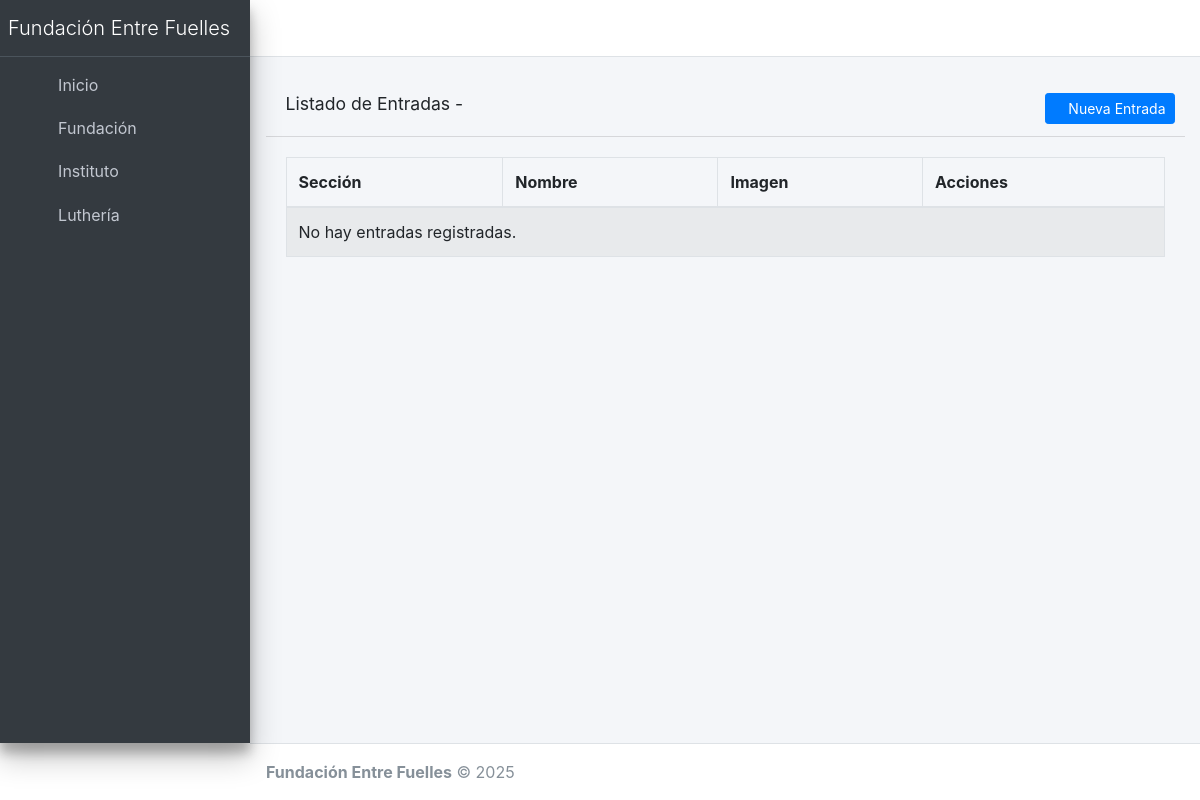
The app's page /admin-panel/items/ (signed in), older data.
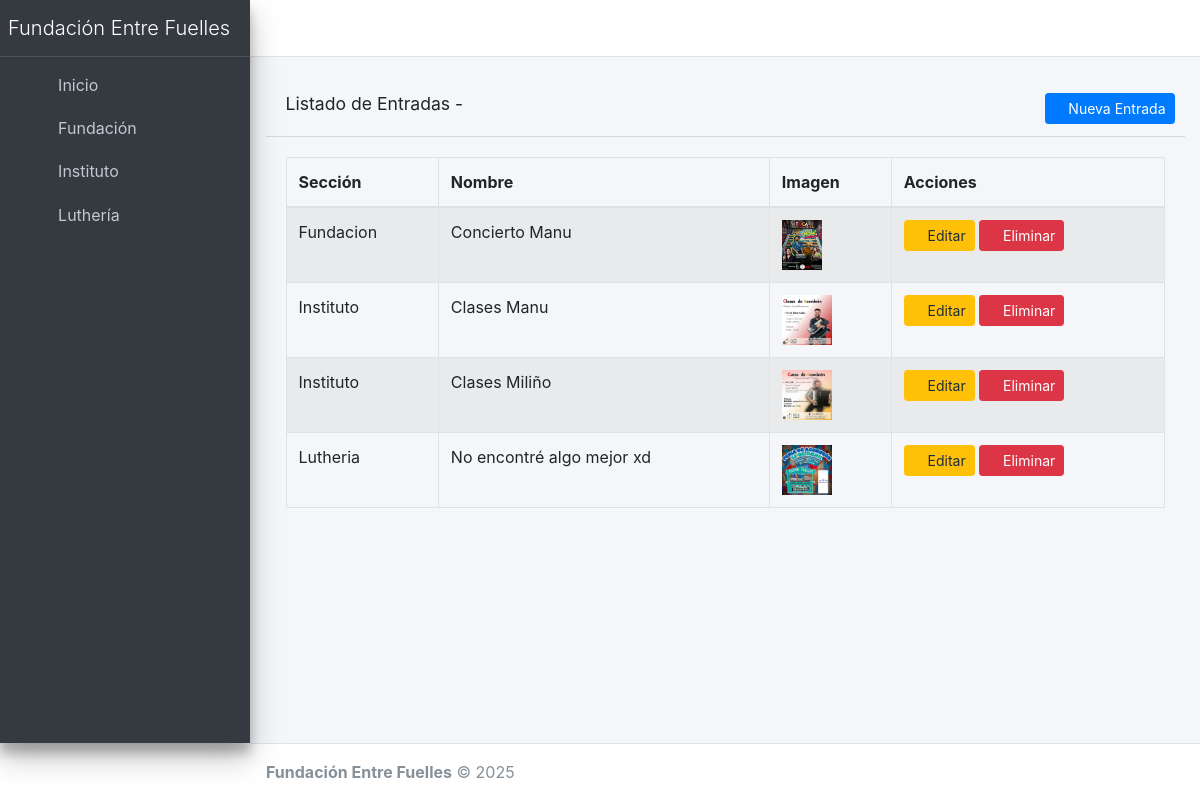
The same page, newer data.
### core/models.py (models this page shows, shortened)
class ItemCuadricula(models.Model):
    SECCIONES = [
        ('fundacion', 'Fundación'),
        ('instituto', 'Instituto'),
        ('lutheria', 'Luthería'),
    ]
    nombre = models.CharField(max_length=100)
    imagen = models.ImageField(upload_to=image_upload_path)
    resumen = models.CharField(max_length=150)  # Texto corto para la cuadrícula
    descripcion = models.TextField()  # Usar un TextField normal
    seccion = models.CharField(max_length=10, choices=SECCIONES)

### core/views.py (the view)
# urls.py: path('admin-panel/items/', views.admin_panel_items, name='admin_panel_items'),
@login_required
def admin_panel_items(request):
    seccion_filtrada = request.GET.get('seccion', None)
    if seccion_filtrada:
        items = ItemCuadricula.objects.filter(seccion=seccion_filtrada).order_by('nombre')
    else:
        items = ItemCuadricula.objects.all().order_by('seccion', 'nombre')
    secciones = ['fundacion', 'instituto', 'lutheria']
    return render(request, 'admin_panel/items_list.html', {
        'items': items,
        'secciones': secciones,
        'seccion_filtrada': seccion_filtrada,
    })

### core/templates/admin_panel/items_list.html (shortened to what this page needs)
{% extends 'admin_panel/base_admin.html' %}
{% block content %}
<div class="card-header">
  <h3 class="card-title">Listado de Entradas - {{ nombre_seccion }}</h3>
  <div class="card-tools">
    <a href="{% url 'admin_panel_create_item' %}" class="btn btn-primary btn-sm">
      <i class="fas fa-plus"></i> Nueva Entrada
    </a>
  </div>
</div>
  <div class="card-body">
    <table class="table table-bordered table-striped">
      <thead>
        <tr>
          <th>Sección</th>
          <th>Nombre</th>
          <th>Imagen</th>
          <th>Acciones</th>
        </tr>
      </thead>
      <tbody>
        {% for item in items %}
        <tr>
          <td>{{ item.seccion|title }}</td>
          <td>{{ item.nombre }}</td>
          <td>
            {% if item.imagen %}
              <img src="{{ item.imagen.url }}" alt="Imagen" style="height: 50px;">
            {% else %}
              No imagen
            {% endif %}
          </td>
          <td>
            <a href="{% url 'admin_panel_edit_item' item.id %}" class="btn btn-warning btn-sm">
              <i class="fas fa-edit"></i> Editar
            </a>
            <button type="button" class="btn btn-danger btn-sm" data-toggle="modal" data-target="#modal-delete-{{ item.id }}">
              <i class="fas fa-trash"></i> Eliminar
            </button>
          </td>
        </tr>
        {% empty %}
        <tr>
          <td colspan="4">No hay entradas registradas.</td>
        </tr>
        {% endfor %}
      </tbody>
    </table>
  </div>
</div>
{% endblock %}

### core/templates/admin_panel/base_admin.html (shortened to what this page needs)
{% load static %}
<!DOCTYPE html>
<html lang="es">
<head>
  <link rel="stylesheet" href="{% static 'adminlte/plugins/fontawesome-free/css/all.min.css' %}">
  <link rel="stylesheet" href="{% static 'adminlte/css/adminlte.min.css' %}">
  <link href="https://cdnjs.cloudflare.com/ajax/libs/summernote/0.8.18/summernote-bs4.min.css" rel="stylesheet">
</head>
<body class="hold-transition sidebar-mini">
<div class="wrapper">
  <nav class="main-header navbar navbar-expand navbar-white navbar-light">
    <ul class="navbar-nav">
      <li class="nav-item">
        <a class="nav-link" data-widget="pushmenu" href="#" role="button"><i class="fas fa-bars"></i></a>
      </li>
    </ul>
  </nav>
<aside class="main-sidebar sidebar-dark-primary elevation-4">
  <a href="{% url 'admin_panel_home' %}" class="brand-link">
    <span class="brand-text font-weight-light">Fundación Entre Fuelles</span>
  </a>
  <div class="sidebar">
    <nav class="mt-2">
      <ul class="nav nav-pills nav-sidebar flex-column" data-widget="treeview" role="menu">
        <li class="nav-item">
          <a href="{% url 'admin_panel_home' %}" class="nav-link">
            <i class="nav-icon fas fa-home"></i>
            <p>Inicio</p>
          </a>
        </li>
        <li class="nav-item">
          <a href="{% url 'admin_panel_items_by_section' 'fundacion' %}" class="nav-link">
            <i class="nav-icon fas fa-music"></i>
            <p>Fundación</p>
          </a>
        </li>
        <li class="nav-item">
          <a href="{% url 'admin_panel_items_by_section' 'instituto' %}" class="nav-link">
            <i class="nav-icon fas fa-book"></i>
            <p>Instituto</p>
          </a>
        </li>
        <li class="nav-item">
          <a href="{% url 'admin_panel_items_by_section' 'lutheria' %}" class="nav-link">
            <i class="nav-icon fas fa-tools"></i>
            <p>Luthería</p>
          </a>
        </li>
      </ul>
    </nav>
  </div>
</aside>
  <div class="content-wrapper">
    <section class="content pt-4">
      <div class="container-fluid">
        {% block content %}{% endblock %}
      </div>
  </div>
  <footer class="main-footer">
    <strong>Fundación Entre Fuelles</strong> &copy; 2025
  </footer>
</body>
</html>

Row changes from the older to the newer data that the page shows:
added ItemCuadricula: seccion "Fundacion", nombre "Concierto Manu", imagen (picture)
added ItemCuadricula: seccion "Instituto", nombre "Clases Manu", imagen (picture)
added ItemCuadricula: seccion "Instituto", nombre "Clases Miliño", imagen (picture)
added ItemCuadricula: seccion "Lutheria", nombre "No encontré algo mejor xd", imagen (picture)
Text that changed along with them:
text no longer shown: "No hay entradas registradas."
